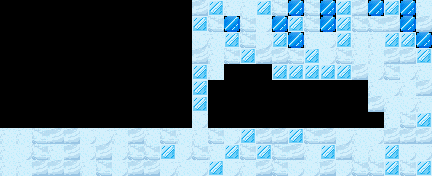

A level layout from a 2D game, rendered from its tile map. Below: a short description, then the map file with tile-grid data replaced by summaries:
An orthogonal 27x11 tile map with 16x16 px tiles, 1 tile layer (h_ground) and 3 objects (Start, key, exit).

<map version="1.0" orientation="orthogonal" renderorder="right-down" width="27" height="11" tilewidth="16" tileheight="16">
 <tileset firstgid="1" name="wtile" tilewidth="16" tileheight="16">
  <image source="winter_tiles.png" width="384" height="608" />
  <tile id="50">
   <properties>
    <property name="type" value="snow" />
   </properties>
  </tile>
  <tile id="51">
   <properties>
    <property name="type" value="snow" />
   </properties>
  </tile>
  <tile id="74">
   <properties>
    <property name="type" value="snow" />
   </properties>
  </tile>
  <tile id="75">
   <properties>
    <property name="type" value="snow" />
   </properties>
  </tile>
 </tileset>
 <layer name="h_ground" width="27" height="11">
  <data>[297 cells, 167 non-empty, 6 distinct tile ids]</data>
 </layer>
 <objectgroup name="game">
  <object type="Start" x="80" y="112" width="16" height="16" />
  <object type="key" gid="26" x="224" y="128" />
  <object type="exit" gid="2" x="336" y="128" />
 </objectgroup>
</map>
